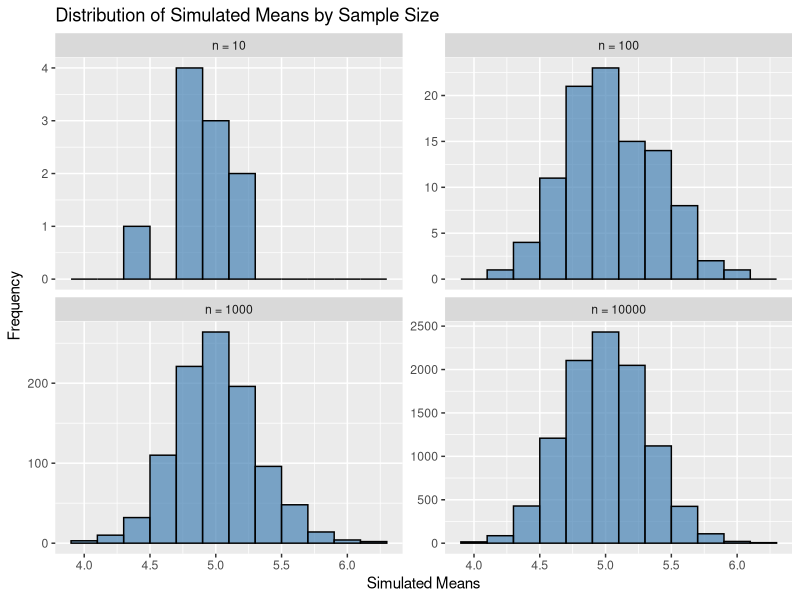

Source code (R):
## ---- chunk 1
#| label: setup
#| message: false
library(tidyverse)

## ---- chunk 2
#| label: function-simulation-for-random-babies

randomBabies <- function(nBabies = 4){
  step1 <- sample(1:nBabies, nBabies, replace = FALSE)
  step2 <- sum(step1 == 1:nBabies)
  return(step2)
  
#  return(sum(sample(1:nBabies, nBabies, replace = FALSE) == 1:nBabies))
}

results <- map_int(.x = 1:10000,
                   .f = ~randomBabies(4)
                   )
## ---- chunk 3
#| label: table-for-random-babies

## ---- chunk 4
#| label: visualization-for-random-babies

## ---- chunk 5
simulate_means <- function(n, df){
  map_dbl(.x = 1:n, 
          .f = ~rchisq(n = 100, df =df) |> mean()
          )
}
## ---- chunk 6
grid <- crossing(n = c(10, 100, 1000, 10000), 
                 df = 5)
## ---- chunk 7
all_simulations <- grid |> 
  mutate(simulated_means = pmap(.l = list(n = n, df = df), 
                                .f = simulate_means)
         ) |> 
  unnest(simulated_means) 

## ---- chunk 8
#| label: table-of-simulated Means

mean_table <- all_simulations %>%
  group_by(n) %>%
  summarize(
    `Mean of Simulations` = mean(simulated_means),
    .groups = "drop"
  )
mean_table <- mean_table|>
  rename("Sample Size (n)" = "n",
         "Mean of Simulations (df = 5)" = "Mean of Simulations") 

mean_table
## ---- chunk 9
#| label: plot-of-simulated Means
ggplot(all_simulations, aes(x = simulated_means)) +
  geom_histogram(binwidth = 0.2, fill = "steelblue", color = "black", alpha = 0.7) +
  facet_wrap(~n, scales = "free_y", 
             labeller = as_labeller(c(`10` = "n = 10", `100` = "n = 100", 
                                      `1000` = "n = 1000", `10000` = "n = 10000"))) +
  labs(
    title = "Distribution of Simulated Means by Sample Size",
    x = "Simulated Means",
    y = "Frequency"
)

